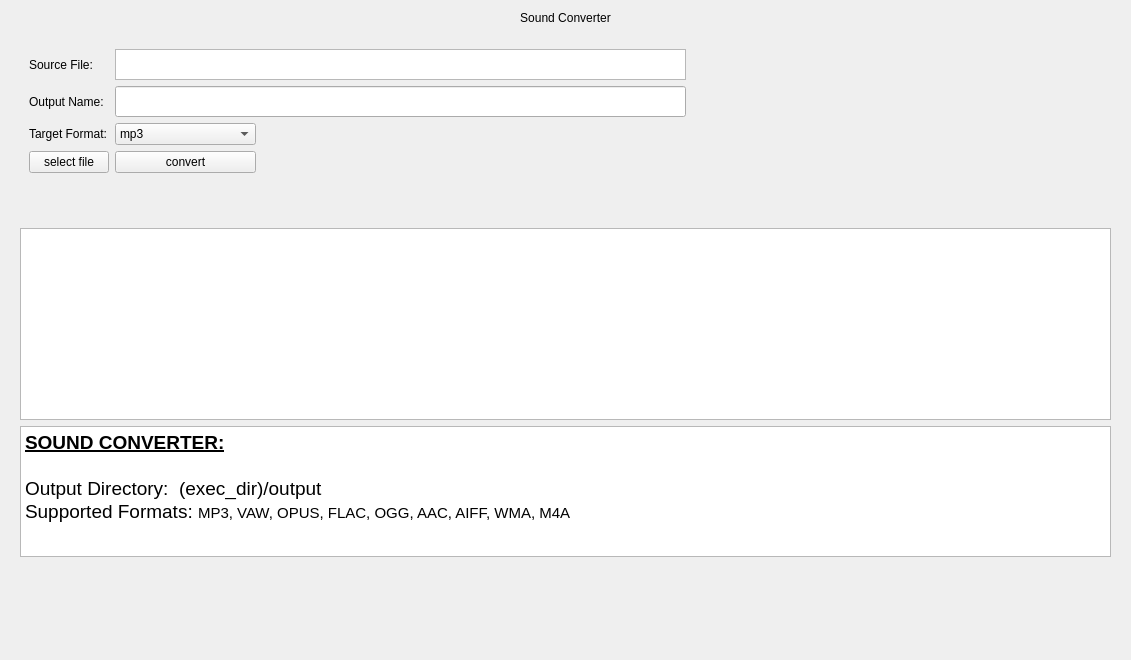
<?xml version="1.0" encoding="UTF-8"?>
<ui version="4.0">
 <class>SounConverter_widget</class>
 <widget class="QWidget" name="SounConverter_widget">
  <property name="geometry">
   <rect>
    <x>0</x>
    <y>0</y>
    <width>1127</width>
    <height>660</height>
   </rect>
  </property>
  <property name="windowTitle">
   <string>Form</string>
  </property>
  <layout class="QGridLayout" name="gridLayout_3">
   <item row="0" column="0">
    <widget class="QLabel" name="label">
     <property name="styleSheet">
      <string notr="true">font: 15pt &quot;Hack&quot;;</string>
     </property>
     <property name="text">
      <string>&lt;html&gt;&lt;head/&gt;&lt;body&gt;&lt;p align=&quot;center&quot;&gt;Sound Converter&lt;/p&gt;&lt;/body&gt;&lt;/html&gt;</string>
     </property>
    </widget>
   </item>
   <item row="2" column="0">
    <widget class="QWidget" name="widget_2" native="true">
     <layout class="QGridLayout" name="gridLayout_2">
      <item row="0" column="0">
       <widget class="QWidget" name="widget" native="true">
        <layout class="QGridLayout" name="gridLayout">
         <item row="3" column="1">
          <widget class="QComboBox" name="comboBox_soundConverter_selectTargetFormat">
           <property name="maximumSize">
            <size>
             <width>141</width>
             <height>31</height>
            </size>
           </property>
           <property name="styleSheet">
            <string notr="true">font: 14pt &quot;FreeMono&quot;;</string>
           </property>
           <item>
            <property name="text">
             <string>mp3</string>
            </property>
           </item>
           <item>
            <property name="text">
             <string>m4a</string>
            </property>
           </item>
           <item>
            <property name="text">
             <string>wav</string>
            </property>
           </item>
           <item>
            <property name="text">
             <string>flac</string>
            </property>
           </item>
           <item>
            <property name="text">
             <string>opus</string>
            </property>
           </item>
           <item>
            <property name="text">
             <string>flac</string>
            </property>
           </item>
           <item>
            <property name="text">
             <string>ogg</string>
            </property>
           </item>
           <item>
            <property name="text">
             <string>aac</string>
            </property>
           </item>
           <item>
            <property name="text">
             <string>aiff</string>
            </property>
           </item>
           <item>
            <property name="text">
             <string>wma</string>
            </property>
           </item>
          </widget>
         </item>
         <item row="1" column="2">
          <spacer name="horizontalSpacer">
           <property name="orientation">
            <enum>Qt::Horizontal</enum>
           </property>
           <property name="sizeHint" stdset="0">
            <size>
             <width>40</width>
             <height>20</height>
            </size>
           </property>
          </spacer>
         </item>
         <item row="4" column="0">
          <widget class="QPushButton" name="pushButton_soundConverter_selectSoundFile">
           <property name="maximumSize">
            <size>
             <width>181</width>
             <height>41</height>
            </size>
           </property>
           <property name="styleSheet">
            <string notr="true">font: 14pt &quot;FreeMono&quot;;</string>
           </property>
           <property name="text">
            <string>select file</string>
           </property>
          </widget>
         </item>
         <item row="1" column="0">
          <widget class="QLabel" name="label_3">
           <property name="maximumSize">
            <size>
             <width>141</width>
             <height>31</height>
            </size>
           </property>
           <property name="styleSheet">
            <string notr="true">font: 14pt &quot;FreeMono&quot;;</string>
           </property>
           <property name="text">
            <string>Output Name:</string>
           </property>
          </widget>
         </item>
         <item row="5" column="1">
          <spacer name="verticalSpacer">
           <property name="orientation">
            <enum>Qt::Vertical</enum>
           </property>
           <property name="sizeHint" stdset="0">
            <size>
             <width>20</width>
             <height>40</height>
            </size>
           </property>
          </spacer>
         </item>
         <item row="3" column="0">
          <widget class="QLabel" name="label_4">
           <property name="styleSheet">
            <string notr="true">font: 14pt &quot;FreeMono&quot;;</string>
           </property>
           <property name="text">
            <string>Target Format:</string>
           </property>
          </widget>
         </item>
         <item row="0" column="0">
          <widget class="QLabel" name="label_2">
           <property name="maximumSize">
            <size>
             <width>151</width>
             <height>31</height>
            </size>
           </property>
           <property name="styleSheet">
            <string notr="true">font: 14pt &quot;FreeMono&quot;;</string>
           </property>
           <property name="text">
            <string>Source File:</string>
           </property>
          </widget>
         </item>
         <item row="4" column="1">
          <widget class="QPushButton" name="pushButton_soundConverter_runConvert">
           <property name="maximumSize">
            <size>
             <width>141</width>
             <height>41</height>
            </size>
           </property>
           <property name="styleSheet">
            <string notr="true">font: 14pt &quot;FreeMono&quot;;</string>
           </property>
           <property name="text">
            <string>convert</string>
           </property>
          </widget>
         </item>
         <item row="0" column="1">
          <widget class="QTextBrowser" name="textBrowser_soundConverter_sourceFile_print">
           <property name="minimumSize">
            <size>
             <width>571</width>
             <height>31</height>
            </size>
           </property>
           <property name="maximumSize">
            <size>
             <width>571</width>
             <height>31</height>
            </size>
           </property>
          </widget>
         </item>
         <item row="1" column="1">
          <widget class="QLineEdit" name="lineEdit_soundConverter_outputName_input">
           <property name="minimumSize">
            <size>
             <width>571</width>
             <height>31</height>
            </size>
           </property>
           <property name="maximumSize">
            <size>
             <width>571</width>
             <height>31</height>
            </size>
           </property>
          </widget>
         </item>
        </layout>
       </widget>
      </item>
      <item row="3" column="0">
       <widget class="QTextBrowser" name="textBrowser">
        <property name="minimumSize">
         <size>
          <width>1091</width>
          <height>131</height>
         </size>
        </property>
        <property name="maximumSize">
         <size>
          <width>1091</width>
          <height>131</height>
         </size>
        </property>
        <property name="styleSheet">
         <string notr="true">font: 14pt &quot;FreeMono&quot;;</string>
        </property>
        <property name="html">
         <string>&lt;!DOCTYPE HTML PUBLIC &quot;-//W3C//DTD HTML 4.0//EN&quot; &quot;http://www.w3.org/TR/REC-html40/strict.dtd&quot;&gt;
&lt;html&gt;&lt;head&gt;&lt;meta name=&quot;qrichtext&quot; content=&quot;1&quot; /&gt;&lt;style type=&quot;text/css&quot;&gt;
p, li { white-space: pre-wrap; }
&lt;/style&gt;&lt;/head&gt;&lt;body style=&quot; font-family:'FreeMono'; font-size:14pt; font-weight:400; font-style:normal;&quot;&gt;
&lt;p style=&quot; margin-top:0px; margin-bottom:0px; margin-left:0px; margin-right:0px; -qt-block-indent:0; text-indent:0px;&quot;&gt;&lt;span style=&quot; font-weight:600; text-decoration: underline;&quot;&gt;SOUND CONVERTER:&lt;/span&gt;&lt;/p&gt;
&lt;p style=&quot;-qt-paragraph-type:empty; margin-top:0px; margin-bottom:0px; margin-left:0px; margin-right:0px; -qt-block-indent:0; text-indent:0px; font-weight:600; text-decoration: underline;&quot;&gt;&lt;br /&gt;&lt;/p&gt;
&lt;p style=&quot; margin-top:0px; margin-bottom:0px; margin-left:0px; margin-right:0px; -qt-block-indent:0; text-indent:0px;&quot;&gt;Output Directory:  (exec_dir)/output&lt;/p&gt;
&lt;p style=&quot; margin-top:0px; margin-bottom:0px; margin-left:0px; margin-right:0px; -qt-block-indent:0; text-indent:0px;&quot;&gt;Supported Formats: &lt;span style=&quot; font-family:'Cantarell'; font-size:11pt;&quot;&gt;MP3, VAW, OPUS, FLAC, OGG, AAC, AIFF, WMA, M4A&lt;/span&gt;&lt;/p&gt;
&lt;p style=&quot;-qt-paragraph-type:empty; margin-top:0px; margin-bottom:0px; margin-left:0px; margin-right:0px; -qt-block-indent:0; text-indent:0px; font-family:'Cantarell'; font-size:11pt;&quot;&gt;&lt;br /&gt;&lt;/p&gt;&lt;/body&gt;&lt;/html&gt;</string>
        </property>
       </widget>
      </item>
      <item row="1" column="0">
       <widget class="QTextBrowser" name="textBrowser_soundConverter_logConsole">
        <property name="minimumSize">
         <size>
          <width>1091</width>
          <height>192</height>
         </size>
        </property>
        <property name="maximumSize">
         <size>
          <width>1091</width>
          <height>192</height>
         </size>
        </property>
       </widget>
      </item>
      <item row="4" column="0">
       <spacer name="verticalSpacer_2">
        <property name="orientation">
         <enum>Qt::Vertical</enum>
        </property>
        <property name="sizeHint" stdset="0">
         <size>
          <width>20</width>
          <height>40</height>
         </size>
        </property>
       </spacer>
      </item>
     </layout>
    </widget>
   </item>
  </layout>
 </widget>
 <resources/>
 <connections/>
</ui>
